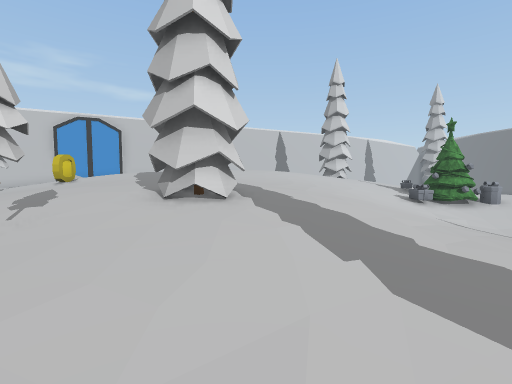
View 1 (above)

23 first-person views from a walk through a Unity game level. The camera is 1.3 m above the floor, tilts 4° down and sees 85° across. The floor is counted in squares, 1 m on a side. Each view is taken from the middle of a square. On the plan, view 1 faces up. The plan holds only what a view shows up to about 13 squares ahead; the rest is blank. The place goes on beyond the plan. The player character is not drawn. Some surface patterns are stand-ins.

View 2
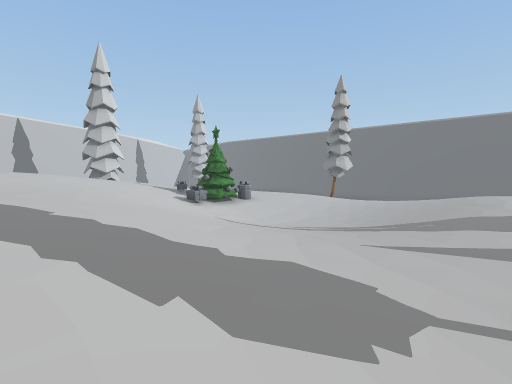

View 3
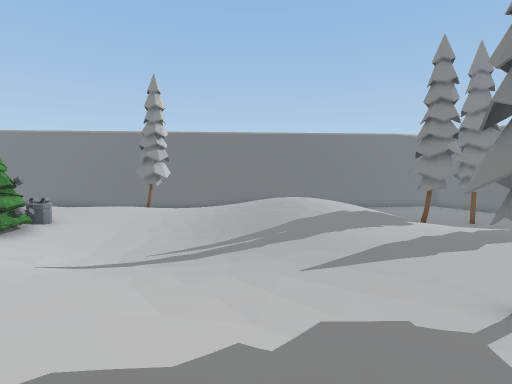

View 4
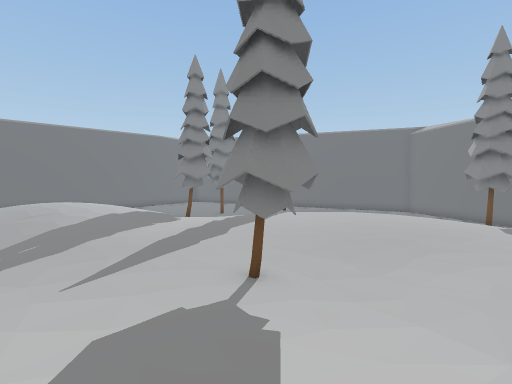

View 5
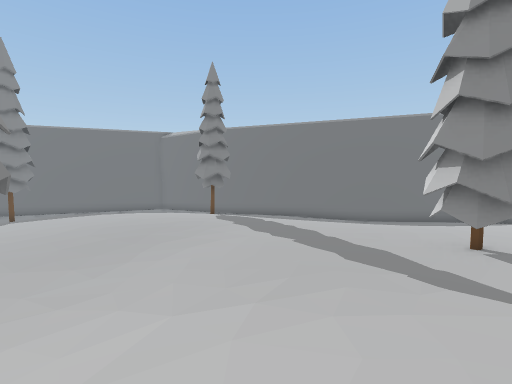

View 6
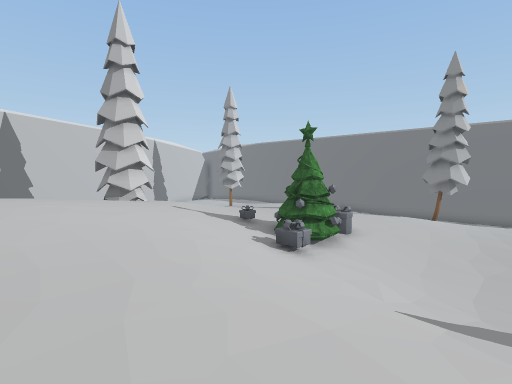

View 7
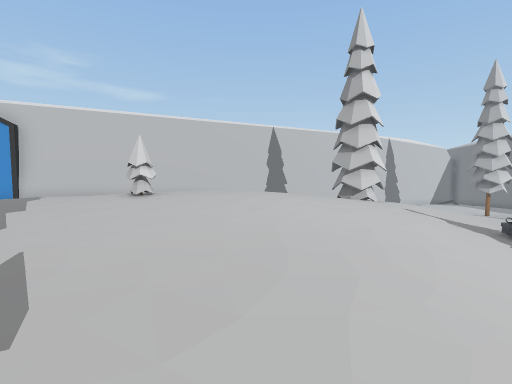

View 8
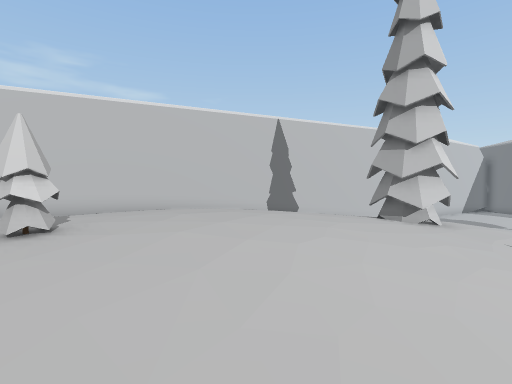

View 9
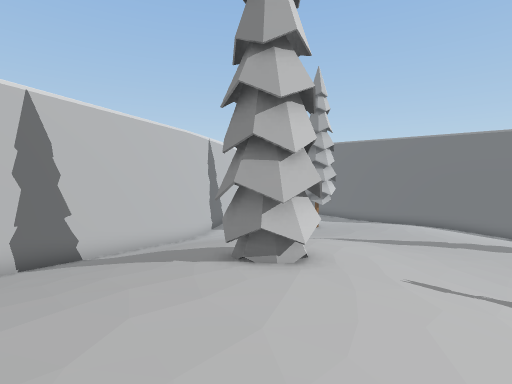

View 10
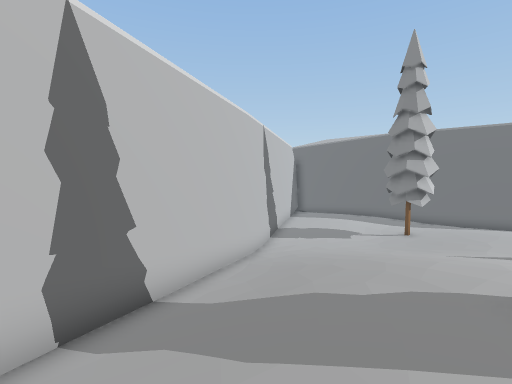

View 11
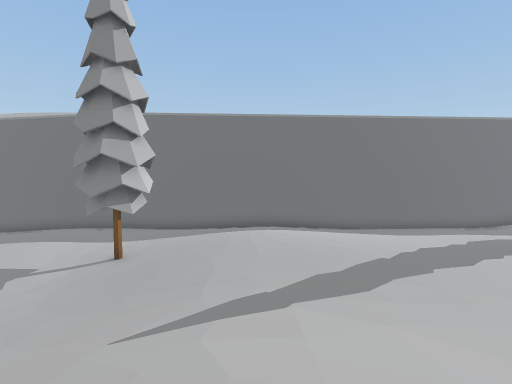

View 12
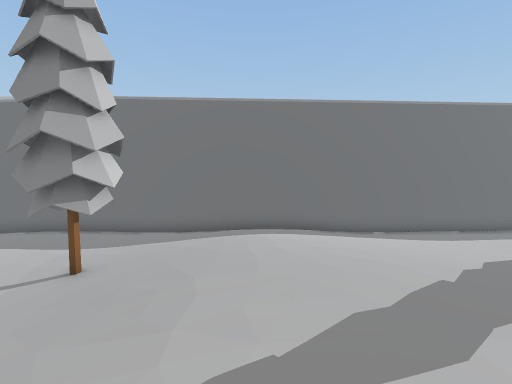

View 13
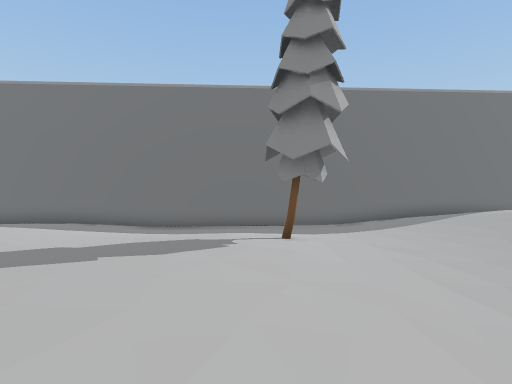

View 14
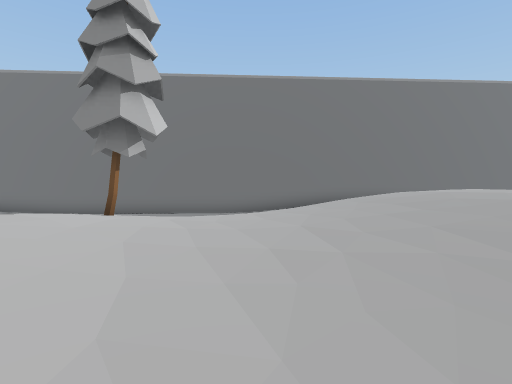

View 15
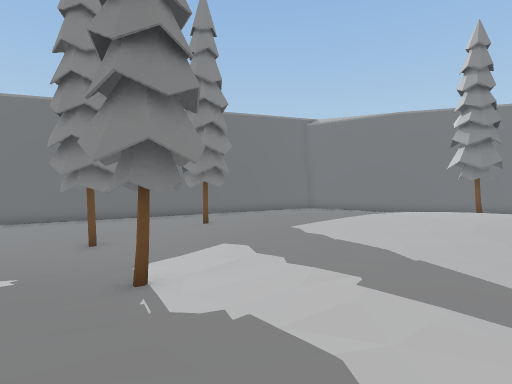

View 16
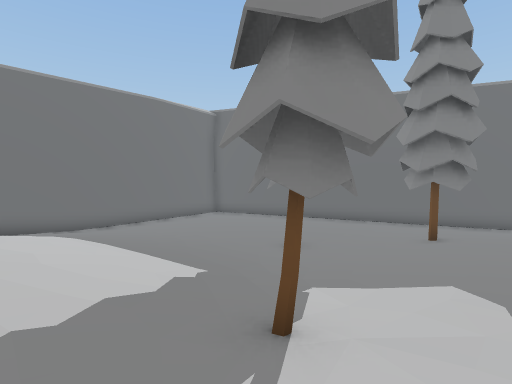

View 17
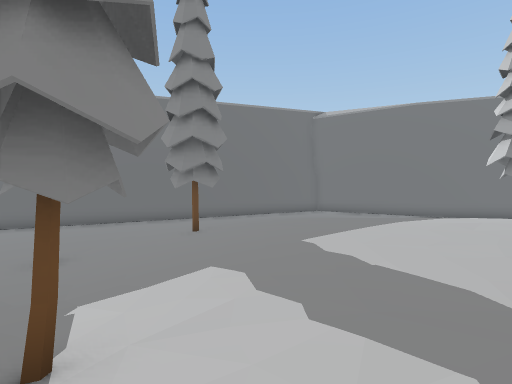

View 18
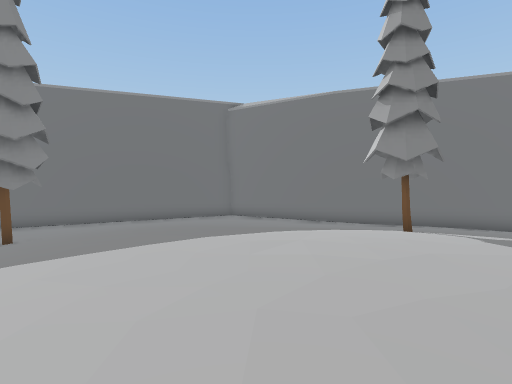

View 19
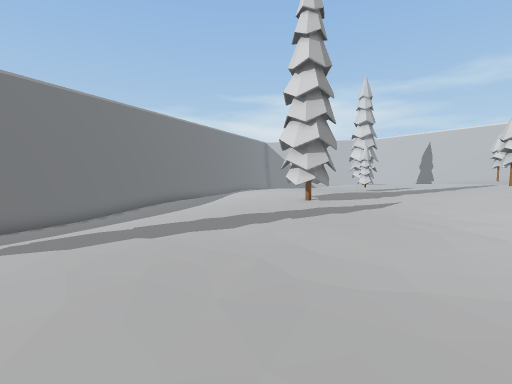

View 20
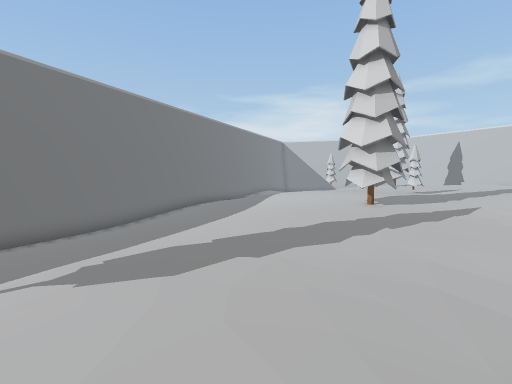

View 21
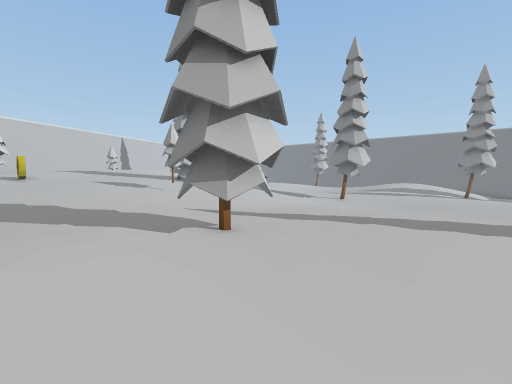

View 22
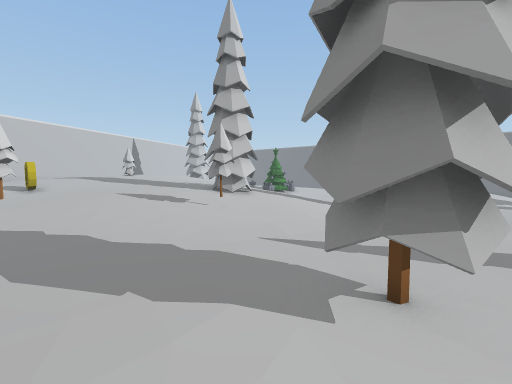

View 23
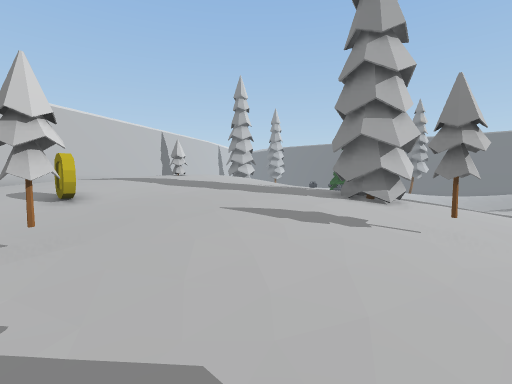

### Floor plan
Key: @ floor where view 1 was taken; # wall or solid block; . main floor; : floor 0.25 m higher than the main floor; - floor 0.25 m lower than the main floor; + floor 0.5 m higher than the main floor; _ floor 0.5 m lower than the main floor; * floor 0.75 m higher than the main floor; < floor 0.75 m lower than the main floor; % floor 1 m higher than the main floor; ( floor 1 m lower than the main floor; & floor 1.25 m higher than the main floor; $ floor 1.5 m higher than the main floor; / step, stairs or slope; T tree; C coin; G gate; O other object.
Columns run from 9 left of view 1 to 23 right of it. Each row starts with its distance up from view 1.
 27               ###<<<(( <<<<<<<#
 26             ###/////<<<<<<<<<<#
 25           ###////////<<<TT<<<<#
 24          ##///////////<<TT__<<#
 23        ###//////////////T___<<#
 22      ###  //////////////-____<#
 21    ###/   ////*+/////.------/<#
 20  ###      ///%T *///....----/_##
 19 ##        &&%TTT*///:....---/_##
 18 G      &&&&&&%TT*//::....---//<#
 17       &$$$$&&%%*///:::...--///<#
 16       $$$$$&&///*++:::.../////(#
 15  &&&&&TT$$&&////+++::::../////(#
 14  %&&&&&&&&&&////O+:   :./////((#
 13 %%&&&&&&&&&%/////TT  ::./////((#
 12 /%%&&&&&&&%%////TOT.:::..////<(#
 11 /CC%&&&&%%%*/////OO//....////<(#
 10 +**%%%&%%%%*/////--///..TTT_/((#
  9 +**%%%%%%%*//////__///----///((#
  8 TT**%%%%%%*/////_____------///(#
  7 T+***%%TT**/////______-----///<#
  6 :++****TTT*//////_____-----////#
  5 ::++/**TT*+////--/___--.../////#
  4 :::++TT++///:...-//////////////##
  3 :::::++/////:...../////:::::/  /#
  2 :::::::////...........:::::    /#
  1 ::::::::....TT.......::::      /#
  0 ::::::...@..TT.......:::        #
 -1 :::TT:.....--........///////    #
 -2 ::TTT:.....--.......--/////// //#
 -3 :::TT:.............-TT/////////(#
 -4 ::................---T////////((#
 -5 /.................--////////((((#
 -6 //...............---///(((((((((#
 -7 ////--...........--////(((((((((
 -8 //////---........--///<(T((((((
 -9 ///////---......---///<(((((((
-10 </////////TT//-----__TT(((((((
-11 #(<<<<////T   ///___TT(((((((((
-12 ###((<////     ////<<T(((((((###
-13   ####<<</// //////<<((((((###
-14      ###((((((<<<<<(((((####
-15        ###((((((((((((###
-16          ### (((((( ###

Where each view was taken, in squares from view 1:
view 1: 0 up, 0 right, facing up
view 2: 1 up, 0 right, facing up-right
view 3: 4 up, 0 right, facing right
view 4: 4 up, 0 right, facing down-right
view 5: 4 up, 1 left, facing down
view 6: 7 up, 1 right, facing up-right
view 7: 7 up, 1 right, facing up
view 8: 11 up, 1 right, facing up
view 9: 15 up, 1 right, facing up-right
view 10: 20 up, 1 right, facing up-right
view 11: 20 up, 7 right, facing right
view 12: 20 up, 9 right, facing right
view 13: 11 up, 10 right, facing right
view 14: 7 up, 10 right, facing right
view 15: 1 up, 10 right, facing down
view 16: 1 down, 10 right, facing down-right
view 17: 1 down, 10 right, facing down
view 18: 3 down, 5 right, facing down
view 19: 4 down, 5 right, facing left
view 20: 6 down, 4 right, facing left
view 21: 6 down, 9 left, facing up-right
view 22: 3 down, 9 left, facing up-right
view 23: 3 up, 9 left, facing up-right
